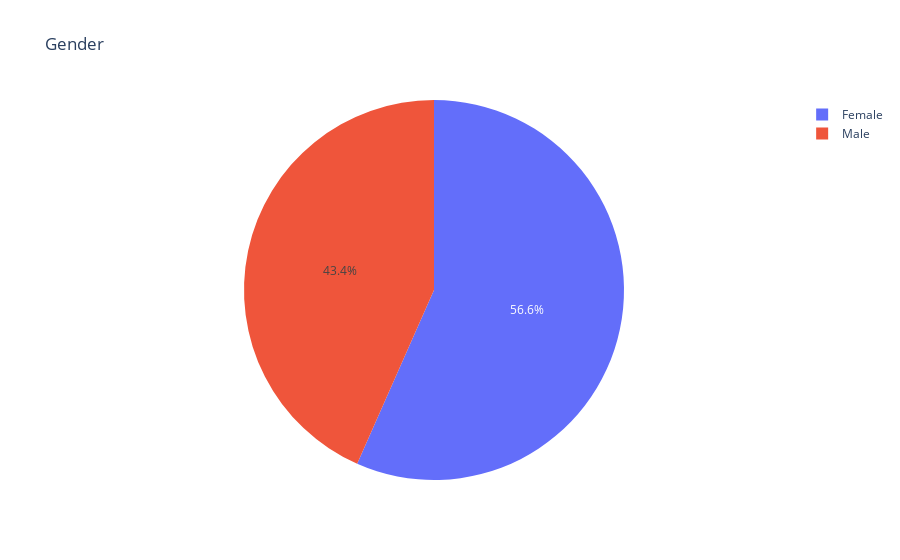

Notebook source saved alongside this figure:
### Code cell
fig = px.pie(df, values='stroke', names='gender', title='Gender')
fig.show()

### Figure 1 — Plotly figure (JSON) as saved in the notebook; plotly's stock layout.template omitted (floating-point values rounded to 4 significant figures; data arrays with more than 128 entries replaced by an {"elided": "..."} marker saying what was removed)
{"data": [{"domain": {"x": [0, 1], "y": [0, 1]}, "hovertemplate": "gender=%{label}<br>stroke=%{value}<extra></extra>", "labels": {"elided": "5109 str values"}, "legendgroup": "", "name": "", "showlegend": true, "type": "pie", "values": {"elided": "5109 int values"}}], "layout": {"legend": {"tracegroupgap": 0}, "title": {"text": "Gender"}}}
